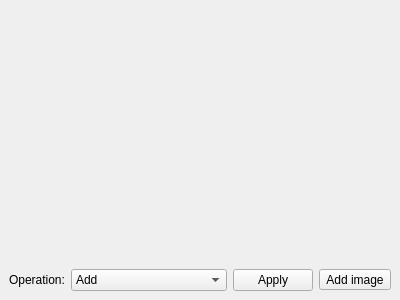
<?xml version="1.0" encoding="UTF-8"?>
<ui version="4.0">
 <class>BinaryImageOperation</class>
 <widget class="QFrame" name="BinaryImageOperation">
  <property name="geometry">
   <rect>
    <x>0</x>
    <y>0</y>
    <width>400</width>
    <height>300</height>
   </rect>
  </property>
  <property name="windowTitle">
   <string>Frame</string>
  </property>
  <layout class="QGridLayout" name="gridLayout">
   <property name="leftMargin">
    <number>0</number>
   </property>
   <property name="topMargin">
    <number>0</number>
   </property>
   <property name="rightMargin">
    <number>0</number>
   </property>
   <property name="bottomMargin">
    <number>0</number>
   </property>
   <property name="spacing">
    <number>0</number>
   </property>
   <item row="0" column="0" colspan="3">
    <widget class="QFrame" name="imagesFrame">
     <property name="sizePolicy">
      <sizepolicy hsizetype="Preferred" vsizetype="Expanding">
       <horstretch>0</horstretch>
       <verstretch>0</verstretch>
      </sizepolicy>
     </property>
     <property name="frameShape">
      <enum>QFrame::NoFrame</enum>
     </property>
     <property name="frameShadow">
      <enum>QFrame::Raised</enum>
     </property>
     <layout class="QHBoxLayout" name="imagesFrameLayout">
      <property name="spacing">
       <number>0</number>
      </property>
      <property name="leftMargin">
       <number>0</number>
      </property>
      <property name="topMargin">
       <number>0</number>
      </property>
      <property name="rightMargin">
       <number>0</number>
      </property>
      <property name="bottomMargin">
       <number>0</number>
      </property>
     </layout>
    </widget>
   </item>
   <item row="1" column="0" colspan="3">
    <widget class="QFrame" name="frame">
     <property name="sizePolicy">
      <sizepolicy hsizetype="Preferred" vsizetype="Minimum">
       <horstretch>0</horstretch>
       <verstretch>0</verstretch>
      </sizepolicy>
     </property>
     <property name="frameShape">
      <enum>QFrame::NoFrame</enum>
     </property>
     <property name="frameShadow">
      <enum>QFrame::Raised</enum>
     </property>
     <layout class="QHBoxLayout" name="horizontalLayout">
      <item>
       <widget class="QLabel" name="label">
        <property name="sizePolicy">
         <sizepolicy hsizetype="Fixed" vsizetype="Preferred">
          <horstretch>0</horstretch>
          <verstretch>0</verstretch>
         </sizepolicy>
        </property>
        <property name="text">
         <string>Operation:</string>
        </property>
       </widget>
      </item>
      <item>
       <widget class="QComboBox" name="comboBox">
        <property name="currentText">
         <string>Add</string>
        </property>
        <property name="frame">
         <bool>true</bool>
        </property>
        <item>
         <property name="text">
          <string>Add</string>
         </property>
         <property name="icon">
          <iconset resource="images.qrc">
           <normaloff>:/Resources/add.png.png</normaloff>:/Resources/add.png.png</iconset>
         </property>
        </item>
        <item>
         <property name="text">
          <string>Sub</string>
         </property>
         <property name="icon">
          <iconset resource="images.qrc">
           <normaloff>:/Resources/sub.png</normaloff>:/Resources/sub.png</iconset>
         </property>
        </item>
        <item>
         <property name="text">
          <string>Difference</string>
         </property>
         <property name="icon">
          <iconset resource="images.qrc">
           <normaloff>:/Resources/diff.png</normaloff>:/Resources/diff.png</iconset>
         </property>
        </item>
        <item>
         <property name="text">
          <string>OR</string>
         </property>
        </item>
        <item>
         <property name="text">
          <string>AND</string>
         </property>
         <property name="icon">
          <iconset resource="images.qrc">
           <normaloff>:/Resources/and.png</normaloff>:/Resources/and.png</iconset>
         </property>
        </item>
        <item>
         <property name="text">
          <string>XOR</string>
         </property>
         <property name="icon">
          <iconset resource="images.qrc">
           <normaloff>:/Resources/xor.png</normaloff>:/Resources/xor.png</iconset>
         </property>
        </item>
       </widget>
      </item>
      <item>
       <widget class="QPushButton" name="applyButton">
        <property name="sizePolicy">
         <sizepolicy hsizetype="Fixed" vsizetype="Fixed">
          <horstretch>0</horstretch>
          <verstretch>0</verstretch>
         </sizepolicy>
        </property>
        <property name="text">
         <string>Apply</string>
        </property>
       </widget>
      </item>
      <item>
       <widget class="QToolButton" name="addImageButton">
        <property name="text">
         <string>Add image</string>
        </property>
        <property name="icon">
         <iconset resource="images.qrc">
          <normaloff>:/Resources/picture-01-512.png</normaloff>:/Resources/picture-01-512.png</iconset>
        </property>
        <property name="iconSize">
         <size>
          <width>25</width>
          <height>25</height>
         </size>
        </property>
       </widget>
      </item>
     </layout>
    </widget>
   </item>
  </layout>
 </widget>
 <resources>
  <include location="images.qrc"/>
 </resources>
 <connections/>
</ui>
